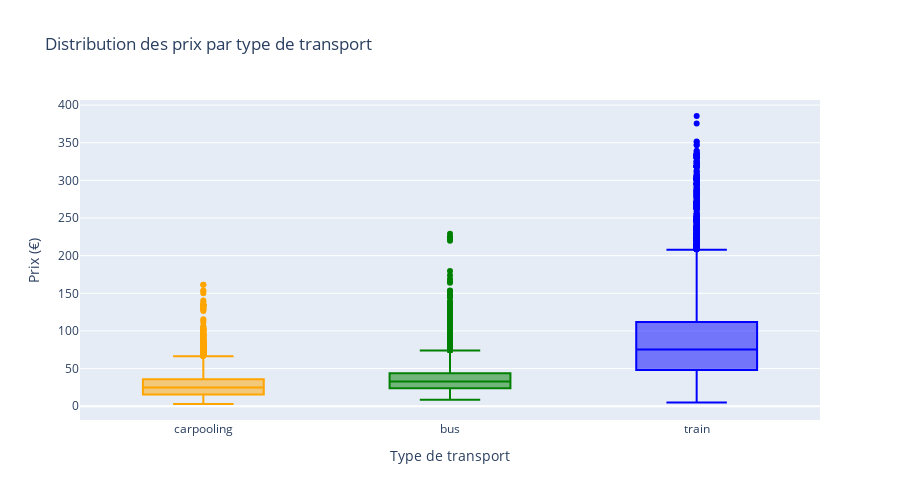

The cell this chart's notebook holds for it:
### Markdown cell above
### 8.1 Distribution des prix par type de transport

### Code cell
fig1 = px.box(ticket, x='transport_type', y='price_eur', color='transport_type' ,title='Distribution des prix par type de transport', labels={'price_eur': 'Prix (€)', 'transport_type': 'Type de transport'},
             color_discrete_map={
                 'train': 'blue',
                 'bus': 'green',
                 'carpooling': 'orange',
             })
fig1.update_layout(showlegend=False, height=500)
fig1.show()

### Figure 1 — Plotly figure (JSON) as saved in the notebook; plotly's stock layout.template omitted (floating-point values rounded to 4 significant figures; data arrays with more than 128 entries replaced by an {"elided": "..."} marker saying what was removed)
{"data": [{"alignmentgroup": "True", "hovertemplate": "Type de transport=%{x}<br>Prix (€)=%{y}<extra></extra>", "legendgroup": "carpooling", "marker": {"color": "orange"}, "name": "carpooling", "notched": false, "offsetgroup": "carpooling", "orientation": "v", "showlegend": true, "type": "box", "x": {"elided": "41441 str values"}, "x0": " ", "xaxis": "x", "y": {"elided": "41441 float values"}, "y0": " ", "yaxis": "y"}, {"alignmentgroup": "True", "hovertemplate": "Type de transport=%{x}<br>Prix (€)=%{y}<extra></extra>", "legendgroup": "bus", "marker": {"color": "green"}, "name": "bus", "notched": false, "offsetgroup": "bus", "orientation": "v", "showlegend": true, "type": "box", "x": {"elided": "13798 str values"}, "x0": " ", "xaxis": "x", "y": {"elided": "13798 float values"}, "y0": " ", "yaxis": "y"}, {"alignmentgroup": "True", "hovertemplate": "Type de transport=%{x}<br>Prix (€)=%{y}<extra></extra>", "legendgroup": "train", "marker": {"color": "blue"}, "name": "train", "notched": false, "offsetgroup": "train", "orientation": "v", "showlegend": true, "type": "box", "x": {"elided": "18929 str values"}, "x0": " ", "xaxis": "x", "y": {"elided": "18929 float values"}, "y0": " ", "yaxis": "y"}], "layout": {"boxmode": "overlay", "height": 500, "legend": {"title": {"text": "Type de transport"}, "tracegroupgap": 0}, "showlegend": false, "title": {"text": "Distribution des prix par type de transport"}, "xaxis": {"anchor": "y", "categoryarray": ["carpooling", "bus", "train"], "categoryorder": "array", "domain": [0, 1], "title": {"text": "Type de transport"}}, "yaxis": {"anchor": "x", "domain": [0, 1], "title": {"text": "Prix (€)"}}}}
